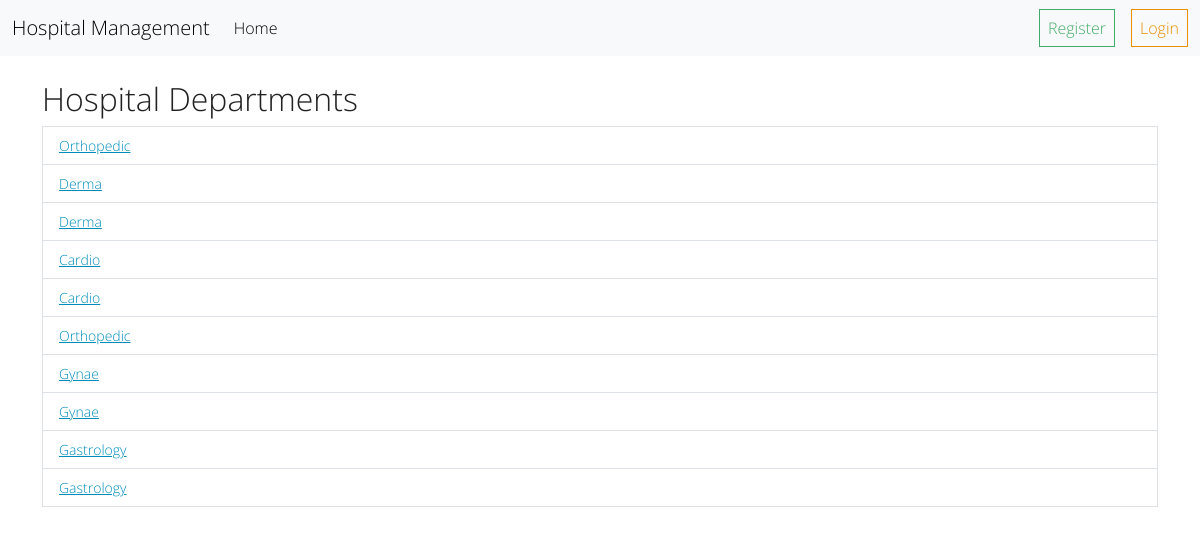
Page /hospital/departments on the committed database.
### hospital/models.py (models this page shows, shortened)
class Department(models.Model):
    name = models.CharField(max_length=255)
    description = models.TextField(blank=True, null=True)
    hospital = models.ForeignKey('Hospital', on_delete=models.CASCADE)
    created_at = models.DateTimeField(auto_now_add=True)

### hospital/views.py (the view)
# urls.py: path("departments",views.department_list,name="departments"),
def department_list(request):
    departments = Department.objects.all()
    return render(request, "hospital/departments.html", {"departments": departments})

### templates/hospital/departments.html
{% extends "layout.html" %} {% block content %}
<div class="container mt-4">
  <h2>Hospital Departments</h2>
  <ul class="list-group">
    {% for department in departments %}
    <li class="list-group-item">
      <a href="{% url 'department_detail' department.id %}"
        >{{ department.name }}</a
      >
    </li>
    {% empty %}
    <li class="list-group-item">No departments found.</li>
    {% endfor %}
  </ul>
</div>
{% endblock content %}

### rows in the picture
Department: name "Orthopedic"
Department: name "Derma"
Department: name "Derma"
Department: name "Cardio"
Department: name "Cardio"
Department: name "Orthopedic"
Department: name "Gynae"
Department: name "Gynae"
Department: name "Gastrology"
Department: name "Gastrology"
